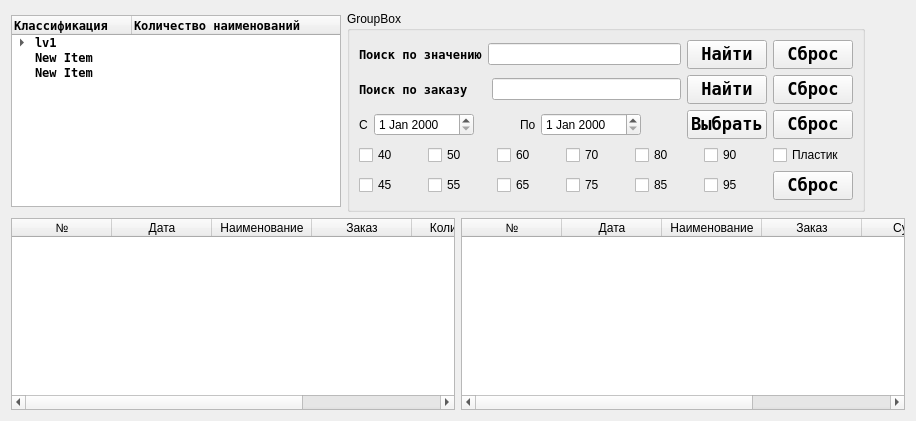
      <widget class="QWidget" name="tab_pay">
       <attribute name="title">
        <string>Оплаты</string>
       </attribute>
       <layout class="QVBoxLayout" name="verticalLayout_16">
        <item>
         <layout class="QHBoxLayout" name="lay_menu_pay">
          <item>
           <widget class="QTreeWidget" name="tree_pay">
            <property name="sizePolicy">
             <sizepolicy hsizetype="Maximum" vsizetype="Maximum">
              <horstretch>0</horstretch>
              <verstretch>0</verstretch>
             </sizepolicy>
            </property>
            <property name="minimumSize">
             <size>
              <width>330</width>
              <height>180</height>
             </size>
            </property>
            <property name="font">
             <font>
              <family>Andale Mono</family>
              <weight>75</weight>
              <bold>true</bold>
             </font>
            </property>
            <attribute name="headerDefaultSectionSize">
             <number>120</number>
            </attribute>
            <column>
             <property name="text">
              <string notr="true">Классификация</string>
             </property>
            </column>
            <column>
             <property name="text">
              <string>Количество наименований</string>
             </property>
            </column>
            <item>
             <property name="text">
              <string>lv1</string>
             </property>
             <item>
              <property name="text">
               <string>lv2</string>
              </property>
             </item>
            </item>
            <item>
             <property name="text">
              <string>New Item</string>
             </property>
            </item>
            <item>
             <property name="text">
              <string>New Item</string>
             </property>
            </item>
           </widget>
          </item>
          <item>
           <widget class="QGroupBox" name="box_serch_pay">
            <property name="sizePolicy">
             <sizepolicy hsizetype="Preferred" vsizetype="Maximum">
              <horstretch>0</horstretch>
              <verstretch>0</verstretch>
             </sizepolicy>
            </property>
            <property name="title">
             <string>GroupBox</string>
            </property>
            <layout class="QVBoxLayout" name="verticalLayout_8">
             <item>
              <layout class="QHBoxLayout" name="lay_value_serch_pay">
               <item>
                <widget class="QLabel" name="label_value_serch_pay">
                 <property name="font">
                  <font>
                   <family>Andale Mono</family>
                   <weight>75</weight>
                   <bold>true</bold>
                  </font>
                 </property>
                 <property name="text">
                  <string>Поиск по значению</string>
                 </property>
                </widget>
               </item>
               <item>
                <widget class="QLineEdit" name="lineedit_value_serch_pay"/>
               </item>
               <item>
                <widget class="QPushButton" name="pushbutton_ok_value_serch_pay">
                 <property name="font">
                  <font>
                   <family>Andale Mono</family>
                   <pointsize>13</pointsize>
                   <weight>75</weight>
                   <bold>true</bold>
                  </font>
                 </property>
                 <property name="text">
                  <string>Найти</string>
                 </property>
                </widget>
               </item>
               <item>
                <widget class="QPushButton" name="pushButton_cancel_value_serch_pay">
                 <property name="font">
                  <font>
                   <family>Andale Mono</family>
                   <pointsize>13</pointsize>
                   <weight>75</weight>
                   <bold>true</bold>
                  </font>
                 </property>
                 <property name="text">
                  <string>Сброс</string>
                 </property>
                </widget>
               </item>
              </layout>
             </item>
             <item>
              <layout class="QHBoxLayout" name="lay_nomber_serch_pay">
               <item>
                <widget class="QLabel" name="label_nomber_serch_pay">
                 <property name="font">
                  <font>
                   <family>Andale Mono</family>
                   <weight>75</weight>
                   <bold>true</bold>
                  </font>
                 </property>
                 <property name="text">
                  <string>Поиск по заказу</string>
                 </property>
                </widget>
               </item>
               <item>
                <spacer name="hspacer_nomber_serch_pay">
                 <property name="orientation">
                  <enum>Qt::Horizontal</enum>
                 </property>
                 <property name="sizeType">
                  <enum>QSizePolicy::Fixed</enum>
                 </property>
                 <property name="sizeHint" stdset="0">
                  <size>
                   <width>18</width>
                   <height>20</height>
                  </size>
                 </property>
                </spacer>
               </item>
               <item>
                <widget class="QLineEdit" name="lineedit_nomber_serch_pay"/>
               </item>
               <item>
                <widget class="QPushButton" name="pushbutton_ok_nomber_serch_pay">
                 <property name="font">
                  <font>
                   <family>Andale Mono</family>
                   <pointsize>13</pointsize>
                   <weight>75</weight>
                   <bold>true</bold>
                  </font>
                 </property>
                 <property name="text">
                  <string>Найти</string>
                 </property>
                </widget>
               </item>
               <item>
                <widget class="QPushButton" name="pushbutton_cancel_nomber_serch_pay">
                 <property name="font">
                  <font>
                   <family>Andale Mono</family>
                   <pointsize>13</pointsize>
                   <weight>75</weight>
                   <bold>true</bold>
                  </font>
                 </property>
                 <property name="text">
                  <string>Сброс</string>
                 </property>
                </widget>
               </item>
              </layout>
             </item>
             <item>
              <layout class="QHBoxLayout" name="lay_date_serch_pay">
               <item>
                <widget class="QLabel" name="label1_data_serch_pay">
                 <property name="maximumSize">
                  <size>
                   <width>9</width>
                   <height>16777215</height>
                  </size>
                 </property>
                 <property name="text">
                  <string>С:</string>
                 </property>
                </widget>
               </item>
               <item>
                <widget class="QDateEdit" name="dateedit_start_serch_pay">
                 <property name="minimumSize">
                  <size>
                   <width>100</width>
                   <height>0</height>
                  </size>
                 </property>
                </widget>
               </item>
               <item>
                <spacer name="hspacer2__data_serch_pay">
                 <property name="orientation">
                  <enum>Qt::Horizontal</enum>
                 </property>
                 <property name="sizeType">
                  <enum>QSizePolicy::Fixed</enum>
                 </property>
                 <property name="sizeHint" stdset="0">
                  <size>
                   <width>40</width>
                   <height>20</height>
                  </size>
                 </property>
                </spacer>
               </item>
               <item>
                <widget class="QLabel" name="label2_data_serch_pay">
                 <property name="maximumSize">
                  <size>
                   <width>15</width>
                   <height>16777215</height>
                  </size>
                 </property>
                 <property name="text">
                  <string>По:</string>
                 </property>
                </widget>
               </item>
               <item>
                <widget class="QDateEdit" name="dateedit_finish_serch_pay">
                 <property name="sizePolicy">
                  <sizepolicy hsizetype="Minimum" vsizetype="Fixed">
                   <horstretch>0</horstretch>
                   <verstretch>0</verstretch>
                  </sizepolicy>
                 </property>
                 <property name="minimumSize">
                  <size>
                   <width>100</width>
                   <height>0</height>
                  </size>
                 </property>
                </widget>
               </item>
               <item>
                <spacer name="hspacer1_data_serch_pay">
                 <property name="orientation">
                  <enum>Qt::Horizontal</enum>
                 </property>
                 <property name="sizeType">
                  <enum>QSizePolicy::Fixed</enum>
                 </property>
                 <property name="sizeHint" stdset="0">
                  <size>
                   <width>40</width>
                   <height>20</height>
                  </size>
                 </property>
                </spacer>
               </item>
               <item>
                <widget class="QPushButton" name="pushbutton_ok_data_serch_pay">
                 <property name="font">
                  <font>
                   <family>Andale Mono</family>
                   <pointsize>13</pointsize>
                   <weight>75</weight>
                   <bold>true</bold>
                  </font>
                 </property>
                 <property name="text">
                  <string>Выбрать</string>
                 </property>
                </widget>
               </item>
               <item>
                <widget class="QPushButton" name="pushbutton_cancel_data_serch_pay">
                 <property name="font">
                  <font>
                   <family>Andale Mono</family>
                   <pointsize>13</pointsize>
                   <weight>75</weight>
                   <bold>true</bold>
                  </font>
                 </property>
                 <property name="text">
                  <string>Сброс</string>
                 </property>
                </widget>
               </item>
              </layout>
             </item>
             <item>
              <layout class="QGridLayout" name="lay_hard_serch_pay">
               <item row="1" column="5">
                <widget class="QCheckBox" name="checkbox_95_hard_serch_pay">
                 <property name="text">
                  <string>95</string>
                 </property>
                </widget>
               </item>
               <item row="0" column="5">
                <widget class="QCheckBox" name="checkbox_90_hard_serch_pay">
                 <property name="text">
                  <string>90</string>
                 </property>
                </widget>
               </item>
               <item row="1" column="6">
                <widget class="QPushButton" name="pushbutton_cancel_hard_serch_pay">
                 <property name="font">
                  <font>
                   <family>Andale Mono</family>
                   <pointsize>13</pointsize>
                   <weight>75</weight>
                   <bold>true</bold>
                  </font>
                 </property>
                 <property name="text">
                  <string>Сброс</string>
                 </property>
                </widget>
               </item>
               <item row="1" column="4">
                <widget class="QCheckBox" name="checkbox_85_hard_serch_pay">
                 <property name="text">
                  <string>85</string>
                 </property>
                </widget>
               </item>
               <item row="1" column="0">
                <widget class="QCheckBox" name="checkbox_45_hard_serch_pay">
                 <property name="text">
                  <string>45</string>
                 </property>
                </widget>
               </item>
               <item row="1" column="2">
                <widget class="QCheckBox" name="checkbox_65_hard_serch_pay">
                 <property name="text">
                  <string>65</string>
                 </property>
                </widget>
               </item>
               <item row="1" column="3">
                <widget class="QCheckBox" name="checkbox_75_hard_serch_pay">
                 <property name="text">
                  <string>75</string>
                 </property>
                </widget>
               </item>
               <item row="1" column="1">
                <widget class="QCheckBox" name="checkbox_55_hard_serch_pay">
                 <property name="text">
                  <string>55</string>
                 </property>
                </widget>
               </item>
               <item row="0" column="6">
                <widget class="QCheckBox" name="checkbox_plast_hard_serch_pay">
                 <property name="text">
                  <string>Пластик</string>
                 </property>
                </widget>
               </item>
               <item row="0" column="4">
                <widget class="QCheckBox" name="checkbox_80_hard_serch_pay">
                 <property name="text">
                  <string>80</string>
                 </property>
                </widget>
               </item>
               <item row="0" column="3">
                <widget class="QCheckBox" name="checkbox_70_hard_serch_pay">
                 <property name="text">
                  <string>70</string>
                 </property>
                </widget>
               </item>
               <item row="0" column="0">
                <widget class="QCheckBox" name="checkbox_40_hard_serch_pay">
                 <property name="text">
                  <string>40</string>
                 </property>
                </widget>
               </item>
               <item row="0" column="1">
                <widget class="QCheckBox" name="checkbox_50_hard_serch_pay">
                 <property name="text">
                  <string>50</string>
                 </property>
                </widget>
               </item>
               <item row="0" column="2">
                <widget class="QCheckBox" name="checkbox_60_hard_serch_pay">
                 <property name="text">
                  <string>60</string>
                 </property>
                </widget>
               </item>
              </layout>
             </item>
            </layout>
           </widget>
          </item>
          <item>
           <spacer name="hspacer_pay">
            <property name="orientation">
             <enum>Qt::Horizontal</enum>
            </property>
            <property name="sizeHint" stdset="0">
             <size>
              <width>40</width>
              <height>20</height>
             </size>
            </property>
           </spacer>
          </item>
         </layout>
        </item>
        <item>
         <layout class="QHBoxLayout" name="lay_table_pay">
          <item>
           <widget class="QTableWidget" name="table_in_pay">
            <column>
             <property name="text">
              <string>№</string>
             </property>
            </column>
            <column>
             <property name="text">
              <string>Дата</string>
             </property>
            </column>
            <column>
             <property name="text">
              <string>Наименование</string>
             </property>
            </column>
            <column>
             <property name="text">
              <string>Заказ</string>
             </property>
            </column>
            <column>
             <property name="text">
              <string>Количество</string>
             </property>
            </column>
            <column>
             <property name="text">
              <string>Текст</string>
             </property>
            </column>
           </widget>
          </item>
          <item>
           <widget class="QTableWidget" name="table_out_pay">
            <column>
             <property name="text">
              <string>№</string>
             </property>
            </column>
            <column>
             <property name="text">
              <string>Дата</string>
             </property>
            </column>
            <column>
             <property name="text">
              <string>Наименование</string>
             </property>
            </column>
            <column>
             <property name="text">
              <string>Заказ</string>
             </property>
            </column>
            <column>
             <property name="text">
              <string>Сумма</string>
             </property>
            </column>
            <column>
             <property name="text">
              <string>Текст</string>
             </property>
            </column>
           </widget>
          </item>
         </layout>
        </item>
       </layout>
      </widget>
